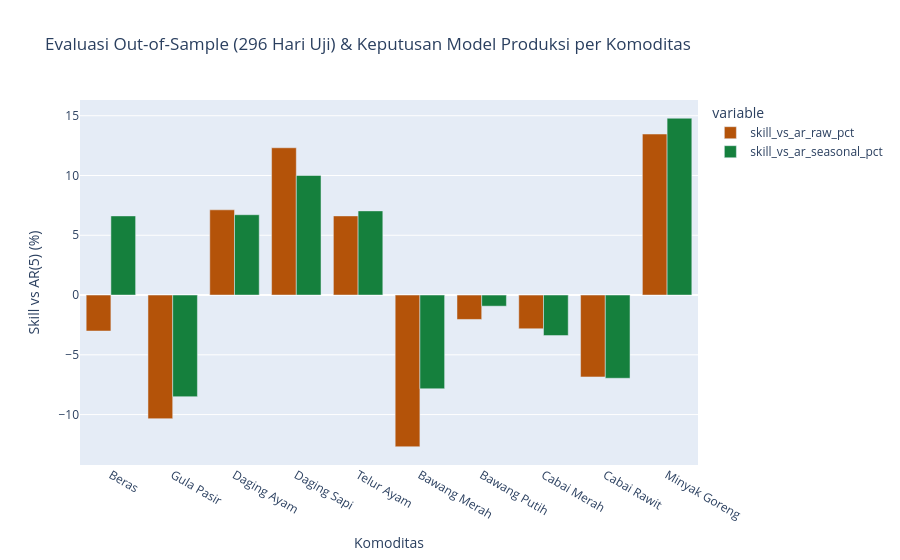

Notebook code cell kept with this figure:
### Markdown cell above
### Analisis Eksperimen Skenario & Registri Model
- **Mengapa Skenario `S08` Dipilih (Jendela Validasi `Hari [400:500]`):**
  - `S01` (`lag=1`, `alpha=1,0`, Raw) terlalu pendek menangkap jeda rambatan pasar sehingga rata-rata *skill vs AR* negatif (`-1,264%`).
  - `S03` (`lag=5`, `alpha=0,001` mendekati OLS tanpa penalti) mengalami *overfitting* berat terhadap *Naive* (`-6,642%`) karena rasio parameter terhadap jumlah sampel membesar.
  - **`S08` (`lag=5`, `ridge_alpha=1,0`, *Seasonally Adjusted*)** mencatat keseimbangan terbaik dengan keunggulan rata-rata positif baik atas **AR(5) (`+4,164%`, menang di `7/10` komoditas)** maupun **Naive (`+1,586%`, lulus di `4/10` komoditas validasi)**.
- **Efisiensi Model Deterministik (`seed=42`):** Delapan komponen pemodelan (`MDL-B1`..`B4`, `MDL-A1`..`A3`, `MDL-C1`) beroperasi dalam satu lingkungan laptop dengan puncak memori tertinggi hanya **`796,10 MB`** dan waktu total eksekusi pipeline di bawah 3 menit.

---
## 5. Evaluasi *Out-of-Sample*, Taksonomi Error, & Keputusan *Review* Model

### Code cell
err_df = pd.read_csv(ANALYSIS_DIR / "vp3_error_taxonomy.csv")
rev_df = pd.read_csv(ANALYSIS_DIR / "model_review_decisions.csv")

display(err_df)
display(rev_df)

fig_rev = px.bar(
    rev_df,
    x="commodity_name",
    y=["skill_vs_ar_raw_pct", "skill_vs_ar_seasonal_pct"],
    barmode="group",
    color_discrete_sequence=["#b45309", "#15803d"],
    title="Evaluasi Out-of-Sample (296 Hari Uji) & Keputusan Model Produksi per Komoditas",
    labels={"commodity_name": "Komoditas", "value": "Skill vs AR(5) (%)"},
)
fig_rev.show()

### Figure 1 — Plotly figure (JSON) as saved in the notebook; plotly's stock layout.template omitted (floating-point values rounded to 4 significant figures)
{"data": [{"alignmentgroup": "True", "hovertemplate": "variable=skill_vs_ar_raw_pct<br>Komoditas=%{x}<br>Skill vs AR(5) (%)=%{y}<extra></extra>", "legendgroup": "skill_vs_ar_raw_pct", "marker": {"color": "#b45309", "pattern": {"shape": ""}}, "name": "skill_vs_ar_raw_pct", "offsetgroup": "skill_vs_ar_raw_pct", "orientation": "v", "showlegend": true, "textposition": "auto", "type": "bar", "x": ["Beras", "Gula Pasir", "Daging Ayam", "Daging Sapi", "Telur Ayam", "Bawang Merah", "Bawang Putih", "Cabai Merah", "Cabai Rawit", "Minyak Goreng"], "xaxis": "x", "y": [-3.01, -10.34, 7.13, 12.32, 6.62, -12.69, -2.04, -2.82, -6.85, 13.47], "yaxis": "y"}, {"alignmentgroup": "True", "hovertemplate": "variable=skill_vs_ar_seasonal_pct<br>Komoditas=%{x}<br>Skill vs AR(5) (%)=%{y}<extra></extra>", "legendgroup": "skill_vs_ar_seasonal_pct", "marker": {"color": "#15803d", "pattern": {"shape": ""}}, "name": "skill_vs_ar_seasonal_pct", "offsetgroup": "skill_vs_ar_seasonal_pct", "orientation": "v", "showlegend": true, "textposition": "auto", "type": "bar", "x": ["Beras", "Gula Pasir", "Daging Ayam", "Daging Sapi", "Telur Ayam", "Bawang Merah", "Bawang Putih", "Cabai Merah", "Cabai Rawit", "Minyak Goreng"], "xaxis": "x", "y": [6.62, -8.5, 6.72, 10.0, 7.04, -7.84, -0.93, -3.39, -6.96, 14.79], "yaxis": "y"}], "layout": {"barmode": "group", "legend": {"title": {"text": "variable"}, "tracegroupgap": 0}, "title": {"text": "Evaluasi Out-of-Sample (296 Hari Uji) & Keputusan Model Produksi per Komoditas"}, "xaxis": {"anchor": "y", "domain": [0, 1], "title": {"text": "Komoditas"}}, "yaxis": {"anchor": "x", "domain": [0, 1], "title": {"text": "Skill vs AR(5) (%)"}}}}
